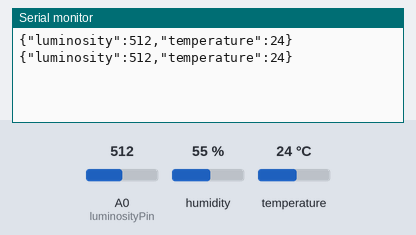
This sketch was run on a simulated Arduino Uno, built with avr-gcc and run on an emulated ATmega328P. Shown: the last lines printed to the serial monitor. The test bench sets the inputs (shaded band); at power-on: temperature 24 °C, A0 (luminosityPin) = 512, humidity 55 %.

Above: at 4.8 s.
4.9 s: temperature set to 12 °C
At 9.4 s:
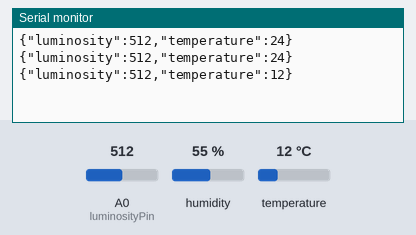
9.9 s: A0 (luminosityPin) set to 716
At 13.4 s:
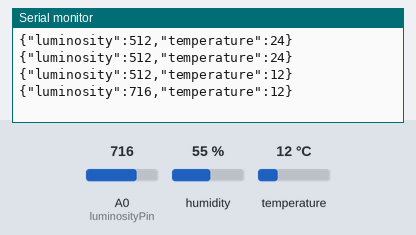
14.9 s: temperature set to 19 °C
At 17.4 s:
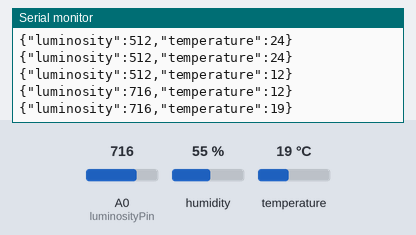
19.9 s: A0 (luminosityPin) set to 900
At 21.3 s:
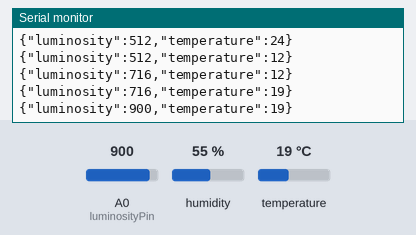
Timing chart, 0 to 22.9 s (numbered marks = the images above; inputs shaded):
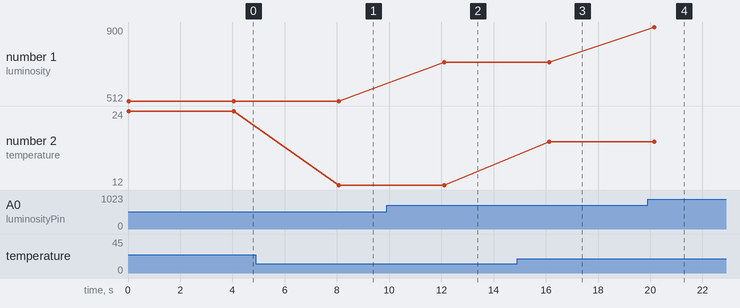

Measured:
- after the input at 4.9 s, the serial monitor: prints a new line after 3.2 s (image 1)
- after the input at 9.9 s, the serial monitor: prints a new line after 2.2 s (image 2)
- after the input at 14.9 s, the serial monitor: prints a new line after 1.2 s (image 3)
- after the input at 19.9 s, the serial monitor: prints a new line after 0.25 s (image 4)
- plotted number 1: 512 → 716 after the input at 9.9 s, 716 → 900 after the input at 19.9 s
- plotted number 2: 24 → 12 after the input at 4.9 s, 12 → 19 after the input at 14.9 s

The sketch:

code.ino
```cpp
#include <ArduinoJson.h>
#include "DHT.h"

int luminosity = 0;
int temperature = 0;

int luminosityPin = A0;

DHT dht(2, DHT11);

int getLuminosity() {
  pinMode(luminosityPin, INPUT);

  return analogRead(luminosityPin);
}

int getTemperature() {
  return dht.readTemperature();
}

void setup() {
  Serial.begin(9600);

  dht.begin();
}

void loop() {
  luminosity = getLuminosity();
  temperature = getTemperature();

  StaticJsonDocument<200> doc;
  doc["luminosity"] = luminosity;
  doc["temperature"] = temperature;

  serializeJson(doc, Serial);
  Serial.println();

  delay(4000);
}
```
